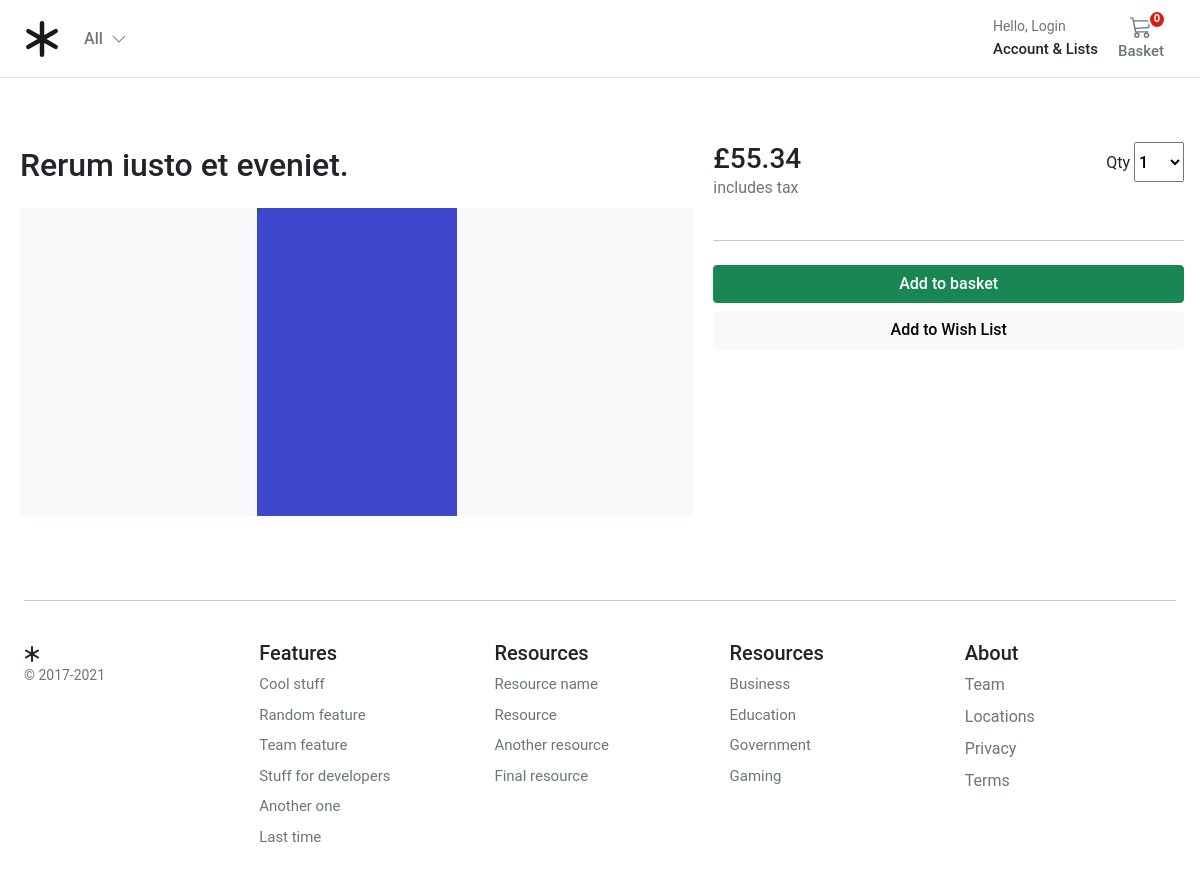
Screenshot of /rerum-iusto-et-eveniet with the database file from the repository.
### store/models.py (models this page shows, shortened)
class Product(models.Model):
    product_type = models.ForeignKey(ProductType, on_delete=models.RESTRICT)
    category = models.ForeignKey(Category, on_delete=models.RESTRICT)
    title = models.CharField(
        verbose_name=_("title"),
        help_text=_("Required"),
        max_length=255,
    )
    description = models.TextField(verbose_name=_("description"), help_text=_("Not Required"), blank=True)
    slug = models.SlugField(max_length=255)
    regular_price = models.DecimalField(
        verbose_name=_("Regular price"),
        help_text=_("Maximum 999.99"),
        error_messages={
            "name": {
                "max_length": _("The price must be between 0 and 999.99."),
            },
        },
        max_digits=5,
        decimal_places=2,
    )
    discount_price = models.DecimalField(
        verbose_name=_("Discount price"),
        help_text=_("Maximum 999.99"),
        error_messages={
            "name": {
                "max_length": _("The price must be between 0 and 999.99."),
            },
        },
        max_digits=5,
        decimal_places=2,
    )
    is_active = models.BooleanField(
        verbose_name=_("Product visibility"),
        help_text=_("Change product visibility"),
        default=True,
    )
    created_at = models.DateTimeField(_("Created at"), auto_now_add=True, editable=False)
    updated_at = models.DateTimeField(_("Updated at"), auto_now=True)
    users_wishlist = models.ManyToManyField(settings.AUTH_USER_MODEL, related_name="user_wishlist", blank=True)
    class Meta:
        ordering = ("-created_at",)
        verbose_name = _("Product")
        verbose_name_plural = _("Products")

class ProductImage(models.Model):
    product = models.ForeignKey(Product, on_delete=models.CASCADE, related_name="product_image")
    image = models.ImageField(
        verbose_name=_("image"),
        help_text=_("Upload a product image"),
        upload_to="images/",
        default="images/default.png",
    )
    alt_text = models.CharField(
        verbose_name=_("Alturnative text"),
        help_text=_("Please add alturnative text"),
        max_length=255,
        null=True,
        blank=True,
    )
    is_feature = models.BooleanField(default=False)
    created_at = models.DateTimeField(auto_now_add=True, editable=False)
    updated_at = models.DateTimeField(auto_now=True)
    class Meta:
        verbose_name = _("Product Image")
        verbose_name_plural = _("Product Images")

### store/views.py (the view)
# urls.py: path('<slug:slug>', views.product_detail, name='product_detail'),
def product_detail(request, slug):
    product = get_object_or_404(Product, slug=slug, is_active=True)
    return render(request, "store/single.html", {"product": product})

### basket/basket.py (called while the page is built)
    def __len__(self):
        return sum(item["qty"] for item in self.basket.values())

### basket/context_processors.py (called while the page is built)
def basket(request):
    return {'basket': Basket(request)}

### store/context_processors.py (called while the page is built)
def categories(request):
    return {"categories": Category.objects.filter(level=0)}

### store/models.py (called while the page is built)
    def get_absolute_url(self):
        return reverse("store:category_list", args=[self.slug])

### templates/store/single.html (shortened to what this page needs)
{% extends "../base.html" %}
{% load static %}
{% block stylesheet %}{% static 'store/css/store.css' %}{% endblock %}
{% block content %}
<div class="container">
  <div class="row g-3">
    <div class="col-md-5 ps-3 col-lg-5 order-md-last p-0 order-1">
      <div class="d-grid gap-2">
        <div class="d-flex d-flex-inline justify-content-between">
          <div><span class="h3">£{{ product.regular_price }}</span>
            <p class="text-muted">includes tax</p>
          </div>
          <div>
            <label for="select">Qty</label>
            <select id="select" class="h6 store-select-dropdown">
              <option value="1">1</option>
            </select>
          </div>
        </div>
        <hr>
        <button type="button" id="add-button" value="{{product.id}}" class="btn btn-success fw500">Add to
          basket</button>
        <a href="{% url "account:user_wishlist" product.id  %}" class="btn btn-light fw500" role="button" aria-disabled="true">Add to Wish List</a>
      </div>
    </div>
    <div class="col-md-7 col-lg-7 p-0">
      <div class="card mb-3 border-0">
        <div class="row g-0">
          <div class="col-md-12">
            <div class="card-body p-1">
              <h1 class="mb-0 h2 pe-4 pb-4">{{ product.title }}</h1>
              <div class="bg-light">
                {% for image in product.product_image.all %}
                {% if image.is_feature %}
                <img class="img-fluid mx-auto d-block" width="200px" alt="Responsive image" src="{{ image.image.url }}"
                  alt="{{ image.image.alt_text }}">
                {% else %}
                <img class="img-fluid d-block-inline pt-3" width="100px" alt="Responsive image"
                  src="{{ image.image.url }}" alt="{{ image.image.alt_text }}">
                {% endif %}
                {% endfor %}
              </div>
            </div>
          </div>
        </div>
      </div>
    </div>
  </div>
  {% endblock %}

### static/core/css/base.css (style rules this page uses)
@media (min-width: 1000px) { .container { max-width: 1000px; } }
@media (max-width: 1200px) { .container { max-width: 100%; padding:0 24px; } }
html, body, p, div { letter-spacing: -0.02px; font-family: 'Roboto', sans-serif; }
.fw500 { font-weight: 500; }

### static/store/css/store.css (style rules this page uses)
.store-select-dropdown { width:50px; height:40px; }

### rows the page displays
Product: regular_price "55.34", title "Rerum iusto et eveniet."
ProductImage: image (placeholder picture)
